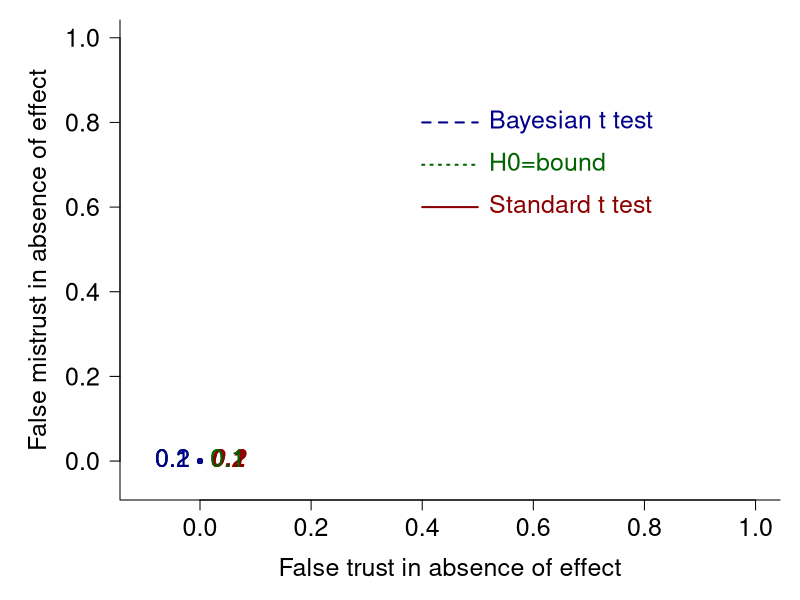

Generate this figure with R: (Note: this script raises an error after producing the figure.)

experiments <- expand.grid(
  effectsize = runif(100, 0, 0.6), #seq(0, 0.5, 0.1),
  variance = 0.5,#seq(0.1, 0.9, 0.1),
  samplesize = 5,#seq(3, 10, 1),
  mean = 1,
  bound = c(0.01, 0.1, 0.2, 0.3)#seq(0.1, 1, 0.1)
)
nrow(experiments)*3/60

size = nrow(experiments)

out <- data.frame(
  p = rep(NA, size),
  TOST = rep(NA, size),
  BEST = rep(NA, size)
)

for(i in 1:size) {
  try({
  N <- experiments$samplesize[i]
  variance <- experiments$variance[i]
  mean <- experiments$mean[i]
  effectsize <- experiments$effectsize[i]
  bound <- experiments$bound[i]
  #simulate experiments:
  control <- rnorm(n = N, mean = mean, sd = sqrt(variance))
  tmean <- mean * (1 - effectsize)
  treatment <- rnorm(n = N, mean = tmean, sd = sqrt(variance))
  #3 analyses
  ttest <- t.test(control, treatment, alternative = "greater", var.equal = T)
  TOST <-  t.test(control, treatment, alternative = "less", var.equal = T, mu = bound)
  bayes <- BESTmcmc(control, treatment)
  mdiff <- bayes$mu1 - bayes$mu2
  # write to output:
  out$p[i] <- ttest$p.value
  out$TOST[i] <- TOST$p.value
  out$BEST[i] <- mean(mdiff > bound)
  }, silent = T)
}

all <- cbind(experiments, out)
#saveRDS(all, "all_200619.rds")
#saveRDS(all, "all_200620.rds") # this is withexperiments <- expand.grid(
# effectsize = runif(100, 0, 0.6), #seq(0, 0.5, 0.1),
# variance = 0.5,#seq(0.1, 0.9, 0.1),
# samplesize = 5,#seq(3, 10, 1),
# mean = 1,
# bound = c(0.01, 0.1, 0.2, 0.3)#seq(0.1, 1, 0.1)
# )

bounds = seq(0.1, 0.5, 0.1)

ErrorRates <- data.frame(
  bound = NA,
  ttest.ftrust = NA,
  ttest.I = NA,
  TOST.I = NA,
  TOST.II = NA,
  BEST.I = NA,
  BEST.II = NA
)

for (i in 1:length(bounds))
{
  pop = all[all$bound == bounds[i],]
  
  ttest.ftrust <- length(which(pop$p > 0.05 & pop$effectsize >pop$bound))/
    length(which(pop$effectsize >pop$bound))
  ttest.I <- length(which(pop$p <= 0.05 & pop$effectsize < pop$bound))/
    length(which(pop$effectsize < pop$bound)) 
  TOST.I <- length(which(pop$TOST <= 0.05 & pop$effectsize > pop$bound))/
                  length(which(pop$effectsize > pop$bound))
  TOST.II <- length(which(pop$TOST > 0.05 & pop$effectsize < pop$bound))/
                  length(which(pop$effectsize < pop$bound))
  BEST.I <- length(which(pop$BEST <= 0.05 & pop$effectsize > pop$bound))/
    length(which(pop$effectsize > pop$bound))
  BEST.II <- length(which(pop$BEST > 0.05 & pop$effectsize < pop$bound))/
    length(which(pop$effectsize < pop$bound))
  
  temp = data.frame(
      bound = bounds[i],
      ttest.ftrust = ttest.ftrust,
      ttest.I = ttest.I,
      TOST.I = TOST.I,
      TOST.II = TOST.II,
      BEST.I = BEST.I,
      BEST.II = BEST.II
  )
  ErrorRates <- rbind(ErrorRates, temp)    
}
ErrorRates <- ErrorRates[-1,]
ErrorRates
# ErrorRates <- data.frame(
# bound = bound,
# ttest.ftrust = rep(NA,nrow(all)),
# ttest.I = rep(NA,nrow(all)),
# TOST.I = rep(NA,nrow(all)),
# TOST.II = rep(NA,nrow(all)),
# BEST.I = rep(NA,nrow(all)),
# BEST.II = rep(NA,nrow(all))
# )

# for (i in 1:length(bounds))
# {
#   with(all[bound == bounds[i],], {
#     ttest.ftrust <- length(which(p > 0.05 & effectsize >0))/
#       length(which(effectsize >0))
#     ttest.I <- length(which(p <= 0.05 & effectsize == 0))/
#       length(which(effectsize == 0)) 
#     TOST.I <- length(which(TOST <= 0.05 & effectsize == bound))/
#       length(which(effectsize == bound))
#     TOST.II <- length(which(TOST > 0.05 & effectsize < bound))/
#       length(which(effectsize < bound))
#     BEST.I <- length(which(BEST <= 0.05 & effectsize > bound))/
#       length(which(effectsize > bound))
#     BEST.II <- length(which(BEST > 0.05 & effectsize < bound))/
#       length(which(effectsize < bound))
#     ErrorRates[i,2] <- ttest.ftrust 
#     ErrorRates[i,3] <- ttest.I
#     ErrorRates[i,4] <- TOST.I
#     ErrorRates[i,5] <- TOST.II
#     ErrorRates[i,6] <- BEST.I
#     ErrorRates[i,7] <- BEST.II
#     
#   })
# }

op <- par(mar = c(5,6,1,1), mfrow=c(1,1))

#ttest
plot(ErrorRates$ttest.ftrust, ErrorRates$ttest.I, xlim = c(-0.1, 1), ylim = c(-0.05,1), 
     type = "l", xlab = "False trust in absence of effect", ylab = "", bty = "l", las = 1, 
     cex.lab = 1.5, cex.axis = 1.5, col = "darkred", lwd = 2)
mtext("False mistrust in absence of effect", side = 2, line = 3.5, cex = 1.5)
text(ErrorRates$ttest.ftrust, ErrorRates$ttest.I, labels = ErrorRates$bound, 
     cex= 1.5, col = "darkred", font = 4, pos = c(4, 4, 4, rep(3, 5)))
points(ErrorRates$ttest.ftrust, ErrorRates$ttest.I, pch = 20, col = "darkred")

#TOST
lines(ErrorRates$TOST.I, ErrorRates$TOST.II, col = "darkgreen", lty = 3, lwd = 2)
text(ErrorRates$TOST.I, ErrorRates$TOST.II, labels=ErrorRates$bound,
     cex= 1.5, col = "darkgreen", pos = c(4, 2, 4, 4, 3, 3, 3, 3))
points(ErrorRates$TOST.I, ErrorRates$TOST.II, pch = 20, col = "darkgreen")

#BEST
lines(ErrorRates$BEST.I, ErrorRates$BEST.II, col = "darkblue", lty = 2, lwd = 2)
text(ErrorRates$BEST.I, ErrorRates$BEST.II, labels=ErrorRates$bound,
     cex= 1.5, col = "darkblue", pos = c(rep(2, 4), rep(1, 4)))
points(ErrorRates$BEST.I, ErrorRates$BEST.II, pch = 20, col = "darkblue")

# add legend
arrows(0.4 , 0.8, 0.5, 0.8, angle = 0, col = "darkblue", lty = 2, lwd = 2, length = 0)
arrows(0.4 , 0.7, 0.5, 0.7, angle = 0, col = "darkgreen", lty = 3, lwd = 2, length = 0)
arrows(0.4 , 0.6, 0.5, 0.6, angle = 0, col = "darkred", lty = 1, lwd = 2, length = 0)
text(0.52 , 0.8, "Bayesian t test", col = "darkblue", pos=4, offset= 0, cex = 1.5)
text(0.52 , 0.7, "H0=bound", col = "darkgreen", pos=4, offset= 0, cex = 1.5)
text(0.52 , 0.6, "Standard t test", col = "darkred", pos=4, offset= 0, cex = 1.5)
par(op)


#---------------------------------
#1. standard NHST----
t.test$p.value # prob. of data if H0: set thresholds on this (usually 0.05) >> error rates

#2. Bayesian t.test: posterior
bayes <- BESTmcmc(control, treatment)
mdiff <- bayes$mu1 - bayes$mu2
mean(mdiff <= bound) #= prob. of real effect < bound >> set thresholds on this

#3. t.test with H0: real effect = bound
tost <- TOSTtwo.raw(m1=mean(y1),m2=mean(y2),sd1=sd(y1),sd2=sd(y2),n1=6,n2=6,low_eqbound=-bound, high_eqbound=bound,alpha = 0.05, var.equal=TRUE) # use this for plotting
t.test(y1,y2, alternative = "less", mu = 2)$p.value # set threshold on this (0.05)




